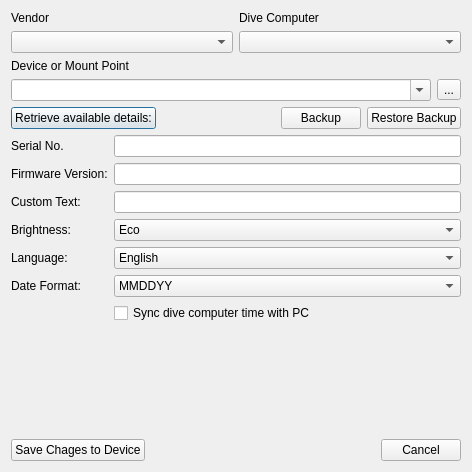
<?xml version="1.0" encoding="UTF-8"?>
<ui version="4.0">
 <class>ConfigureDiveComputerDialog</class>
 <widget class="QDialog" name="ConfigureDiveComputerDialog">
  <property name="geometry">
   <rect>
    <x>0</x>
    <y>0</y>
    <width>472</width>
    <height>472</height>
   </rect>
  </property>
  <property name="windowTitle">
   <string>Configure Dive Computer</string>
  </property>
  <layout class="QVBoxLayout" name="verticalLayout_2">
   <item>
    <layout class="QGridLayout" name="gridLayout">
     <item row="0" column="0">
      <widget class="QLabel" name="label">
       <property name="text">
        <string>Vendor</string>
       </property>
      </widget>
     </item>
     <item row="0" column="1">
      <widget class="QLabel" name="label_2">
       <property name="text">
        <string>Dive Computer</string>
       </property>
      </widget>
     </item>
     <item row="1" column="0">
      <widget class="QComboBox" name="vendor"/>
     </item>
     <item row="1" column="1">
      <widget class="QComboBox" name="product"/>
     </item>
    </layout>
   </item>
   <item>
    <layout class="QVBoxLayout" name="verticalLayout">
     <item>
      <widget class="QLabel" name="label_3">
       <property name="text">
        <string>Device or Mount Point</string>
       </property>
      </widget>
     </item>
     <item>
      <layout class="QHBoxLayout" name="horizontalLayout">
       <item>
        <widget class="QComboBox" name="device">
         <property name="editable">
          <bool>true</bool>
         </property>
        </widget>
       </item>
       <item>
        <widget class="QToolButton" name="search">
         <property name="text">
          <string>...</string>
         </property>
        </widget>
       </item>
      </layout>
     </item>
    </layout>
   </item>
   <item>
    <layout class="QHBoxLayout" name="horizontalLayout_2">
     <item>
      <widget class="QPushButton" name="retrieveDetails">
       <property name="text">
        <string>Retrieve available details:</string>
       </property>
      </widget>
     </item>
     <item>
      <spacer name="horizontalSpacer">
       <property name="orientation">
        <enum>Qt::Horizontal</enum>
       </property>
       <property name="sizeHint" stdset="0">
        <size>
         <width>40</width>
         <height>20</height>
        </size>
       </property>
      </spacer>
     </item>
     <item>
      <widget class="QPushButton" name="backupButton">
       <property name="text">
        <string>Backup</string>
       </property>
      </widget>
     </item>
     <item>
      <widget class="QPushButton" name="restoreBackupButton">
       <property name="text">
        <string>Restore Backup</string>
       </property>
      </widget>
     </item>
    </layout>
   </item>
   <item>
    <layout class="QGridLayout" name="gridLayout_2">
     <item row="3" column="0">
      <widget class="QLabel" name="label_4">
       <property name="text">
        <string>Brightness:</string>
       </property>
      </widget>
     </item>
     <item row="0" column="0">
      <widget class="QLabel" name="label_7">
       <property name="text">
        <string>Serial No.</string>
       </property>
      </widget>
     </item>
     <item row="2" column="0">
      <widget class="QLabel" name="label_5">
       <property name="text">
        <string>Custom Text:</string>
       </property>
      </widget>
     </item>
     <item row="0" column="1">
      <widget class="QLineEdit" name="serialNoLineEdit">
       <property name="readOnly">
        <bool>true</bool>
       </property>
      </widget>
     </item>
     <item row="4" column="0">
      <widget class="QLabel" name="label_6">
       <property name="text">
        <string>Language:</string>
       </property>
      </widget>
     </item>
     <item row="2" column="1">
      <widget class="QLineEdit" name="customTextLlineEdit"/>
     </item>
     <item row="3" column="1">
      <widget class="QComboBox" name="brightnessComboBox">
       <item>
        <property name="text">
         <string>Eco</string>
        </property>
       </item>
       <item>
        <property name="text">
         <string>Medium</string>
        </property>
       </item>
       <item>
        <property name="text">
         <string>High</string>
        </property>
       </item>
      </widget>
     </item>
     <item row="1" column="0">
      <widget class="QLabel" name="label_8">
       <property name="text">
        <string>Firmware Version:</string>
       </property>
      </widget>
     </item>
     <item row="4" column="1">
      <widget class="QComboBox" name="languageComboBox">
       <item>
        <property name="text">
         <string>English</string>
        </property>
       </item>
       <item>
        <property name="text">
         <string>German</string>
        </property>
       </item>
       <item>
        <property name="text">
         <string>French</string>
        </property>
       </item>
       <item>
        <property name="text">
         <string>Italian</string>
        </property>
       </item>
      </widget>
     </item>
     <item row="5" column="0">
      <widget class="QLabel" name="label_9">
       <property name="text">
        <string>Date Format:</string>
       </property>
      </widget>
     </item>
     <item row="5" column="1">
      <widget class="QComboBox" name="dateFormatComboBox">
       <item>
        <property name="text">
         <string>MMDDYY</string>
        </property>
       </item>
       <item>
        <property name="text">
         <string>DDMMYY</string>
        </property>
       </item>
       <item>
        <property name="text">
         <string>YYMMDD</string>
        </property>
       </item>
      </widget>
     </item>
     <item row="1" column="1">
      <widget class="QLineEdit" name="firmwareVersionLineEdit">
       <property name="readOnly">
        <bool>true</bool>
       </property>
      </widget>
     </item>
     <item row="6" column="1">
      <widget class="QCheckBox" name="dateTimeSyncCheckBox">
       <property name="text">
        <string>Sync dive computer time with PC</string>
       </property>
      </widget>
     </item>
    </layout>
   </item>
   <item>
    <spacer name="verticalSpacer">
     <property name="orientation">
      <enum>Qt::Vertical</enum>
     </property>
     <property name="sizeHint" stdset="0">
      <size>
       <width>20</width>
       <height>40</height>
      </size>
     </property>
    </spacer>
   </item>
   <item>
    <widget class="QLabel" name="errorLabel">
     <property name="styleSheet">
      <string notr="true">color: rgb(242, 19, 25);</string>
     </property>
     <property name="text">
      <string/>
     </property>
    </widget>
   </item>
   <item>
    <widget class="QLabel" name="statusLabel">
     <property name="text">
      <string/>
     </property>
    </widget>
   </item>
   <item>
    <layout class="QHBoxLayout" name="horizontalLayout_3">
     <item>
      <widget class="QPushButton" name="saveSettingsPushButton">
       <property name="text">
        <string>Save Chages to Device</string>
       </property>
      </widget>
     </item>
     <item>
      <spacer name="horizontalSpacer_2">
       <property name="orientation">
        <enum>Qt::Horizontal</enum>
       </property>
       <property name="sizeHint" stdset="0">
        <size>
         <width>40</width>
         <height>20</height>
        </size>
       </property>
      </spacer>
     </item>
     <item>
      <widget class="QPushButton" name="cancel">
       <property name="text">
        <string>Cancel</string>
       </property>
      </widget>
     </item>
    </layout>
   </item>
  </layout>
 </widget>
 <tabstops>
  <tabstop>vendor</tabstop>
  <tabstop>product</tabstop>
  <tabstop>device</tabstop>
  <tabstop>search</tabstop>
  <tabstop>retrieveDetails</tabstop>
  <tabstop>serialNoLineEdit</tabstop>
  <tabstop>firmwareVersionLineEdit</tabstop>
  <tabstop>customTextLlineEdit</tabstop>
  <tabstop>brightnessComboBox</tabstop>
  <tabstop>languageComboBox</tabstop>
  <tabstop>saveSettingsPushButton</tabstop>
  <tabstop>cancel</tabstop>
 </tabstops>
 <resources/>
 <connections/>
</ui>
